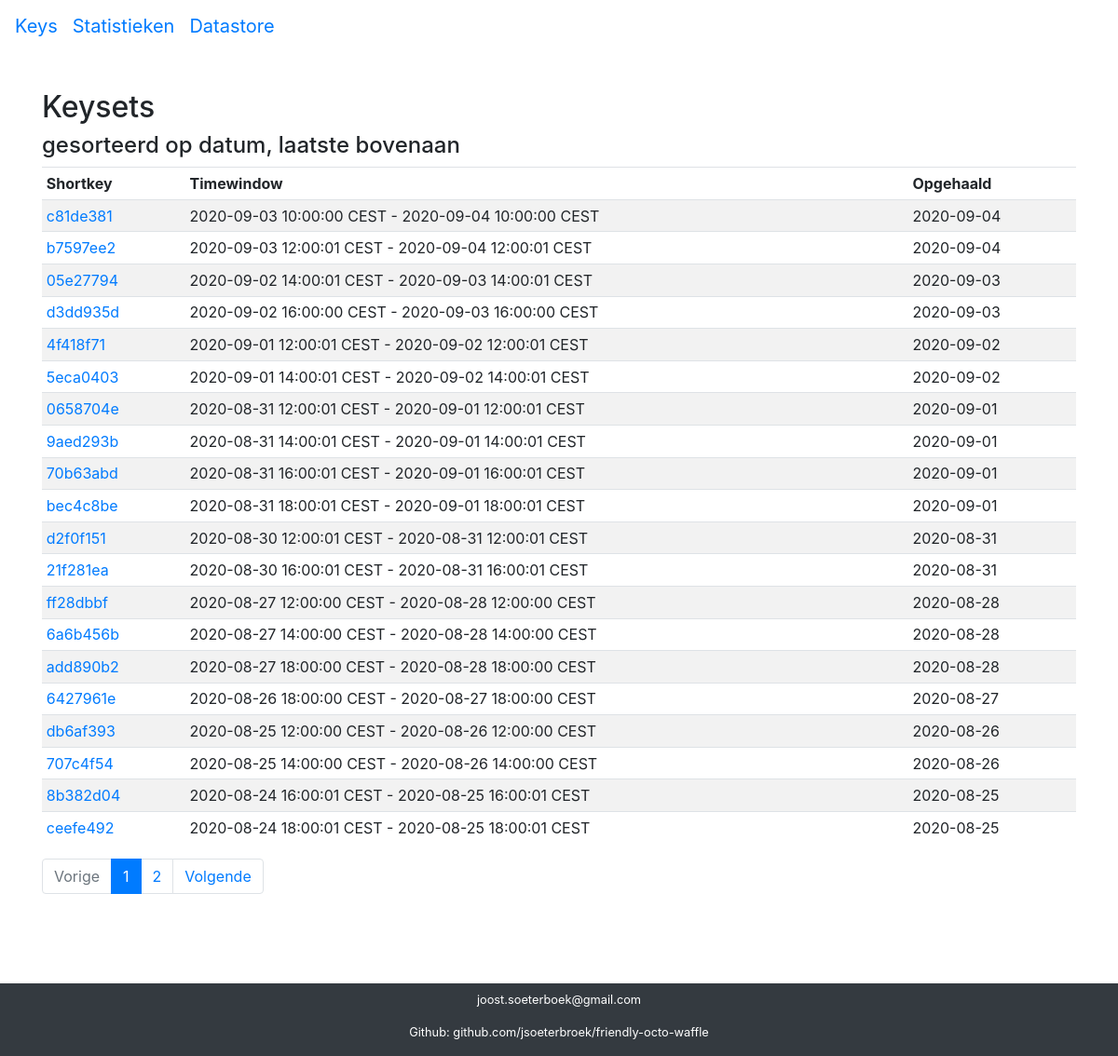
The page /keys/ on the database as committed earlier.
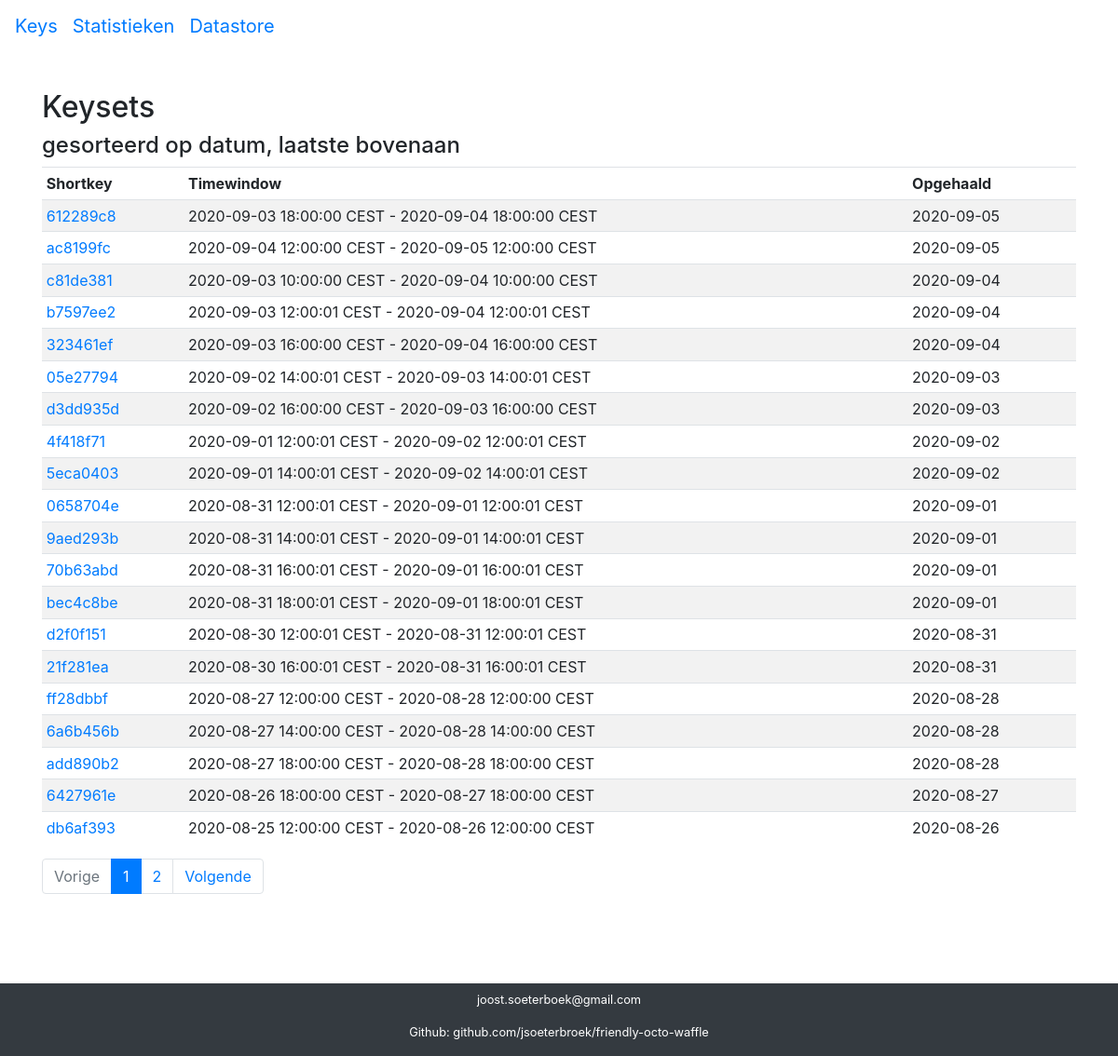
The same page on the database as committed later.
### keys/models.py (models this page shows, shortened)
class Keys(models.Model):
    key = models.CharField("key", max_length=255, unique=True, primary_key=True)
    shortkey = models.CharField("short key", max_length=8)
    created = models.DateTimeField(auto_now_add=True, editable=False)
    environment = models.CharField("omgeving", max_length=125)
    seen = models.CharField("opgehaald", max_length=48)
    start_timestamp = models.CharField("timestamp start", max_length=48)
    end_timestamp = models.CharField("timestamp end", max_length=48)
    num_teks = models.IntegerField('number of keys')
    class Meta:
        verbose_name = 'Exposure Keyset'
        verbose_name_plural = 'Exposure Keysets'

### keys/views.py (the view)
# urls.py: path('keys/', include('keys.urls'), name='key_index'),
def key_index(request):
    keysets_list_latest = Keys.objects.order_by('-seen')
    paginator = Paginator(keysets_list_latest, settings.KEYSETS_PAGINATE_BY)
    page = request.GET.get('page')
    try:
        plist = paginator.get_page(page)
    except PageNotAnInteger:
        plist = paginator.get_page(1)
    except EmptyPage:
        plist = paginator.get_page(paginator.num_pages)
    context = {'plist': plist}
    return render(request, 'key_index.html', context)

### keys/templates/key_index.html
{% extends "base.html" %}
{% block content %}
{% load static %}
{% load l10n %}
<p>&nbsp;</p>
<h2> Keysets </h2>
<h4> gesorteerd op datum, laatste bovenaan </h4>
  {% if plist %}
  <table class="table table-striped table-sm">
          <thead>
            <tr>
                    <td><b>Shortkey</b></td>
                    <td><b>Timewindow</b></td>
                    <td><b>Opgehaald</b></td>
            </tr>
          </thead>
          <tbody>
    {% for p in plist %}
      <tr>
          <td><a href="{{p.shortkey}}/">{{p.shortkey}}<a/></td><td>{{p.start_timestamp}} - {{p.end_timestamp}}</td><td>{{p.seen}}</td>
      </tr>
    {% endfor %}
  </tbody>
  </table>
 {% if plist.has_other_pages %}
  <nav aria-label="pagination">
  <ul class="pagination">
    {% if plist.has_previous %}
      <li class="page-item"><a class="page-link" href="?page={{ plist.previous_page_number }}">Vorige</a></li>
    {% else %}
      <li class="page-item disabled"><span class="page-link">Vorige</span></li>
    {% endif %}
    {% for i in plist.paginator.page_range %}
      {% if plist.number == i %}
        <li class="page-item active"><span class="page-link">{{ i }} <span class="sr-only">(current)</span></span></li>
      {% else %}
        <li class="page-item"><a class="page-link" href="?page={{ i }}">{{ i }}</a></li>
      {% endif %}
    {% endfor %}
    {% if plist.has_next %}
      <li class="page-item"><a class="page-link" href="?page={{ plist.next_page_number }}">Volgende</a></li>
    {% else %}
      <li class="page-item disabled"><span class="page-link">Volgende</span></li>
    {% endif %}
  </ul>
  </nav>
  {% endif %}
  {% else %}
   <p>There are no keysets in the database.</p>
  {% endif %}
{% endblock %}

Rows that differ between the two databases and show on the page:
no longer on this page (row unchanged): Keys: shortkey "707c4f54", start_timestamp "2020-08-25 14:00:00 CEST", end_timestamp "2020-08-26 14:00:00 CEST", seen "2020-08-26"
no longer on this page (row unchanged): Keys: shortkey "8b382d04", start_timestamp "2020-08-24 16:00:01 CEST", end_timestamp "2020-08-25 16:00:01 CEST", seen "2020-08-25"
no longer on this page (row unchanged): Keys: shortkey "ceefe492", start_timestamp "2020-08-24 18:00:01 CEST", end_timestamp "2020-08-25 18:00:01 CEST", seen "2020-08-25"
added Keys: shortkey "612289c8", start_timestamp "2020-09-03 18:00:00 CEST", end_timestamp "2020-09-04 18:00:00 CEST", seen "2020-09-05"
added Keys: shortkey "ac8199fc", start_timestamp "2020-09-04 12:00:00 CEST", end_timestamp "2020-09-05 12:00:00 CEST", seen "2020-09-05"
added Keys: shortkey "323461ef", start_timestamp "2020-09-03 16:00:00 CEST", end_timestamp "2020-09-04 16:00:00 CEST", seen "2020-09-04"
